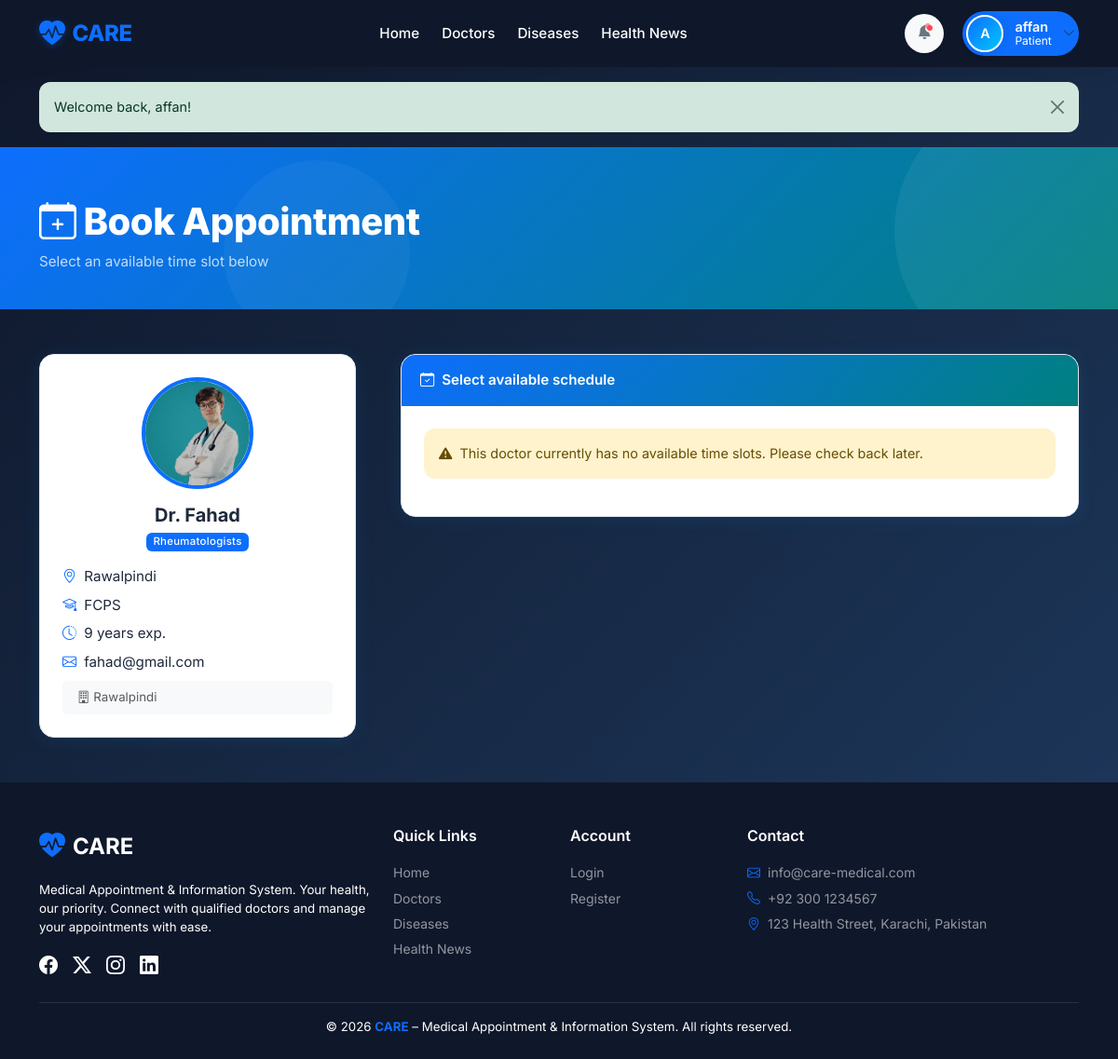
Screenshot of /patient/book_appointment.php?doctor_id=10 (signed in) with the database file from the repository.
### tables this page shows
CREATE TABLE `doctors` (
  `id` int(11) NOT NULL,
  `user_id` int(11) NOT NULL,
  `full_name` varchar(100) NOT NULL,
  `specialization` varchar(100) NOT NULL,
  `qualification` varchar(150) DEFAULT NULL,
  `experience` int(11) DEFAULT NULL,
  `phone` varchar(20) DEFAULT NULL,
  `address` text DEFAULT NULL,
  `city_id` int(11) NOT NULL,
  `profile_image` varchar(255) DEFAULT NULL,
  `created_at` timestamp NOT NULL DEFAULT current_timestamp()
);

CREATE TABLE `cities` (
  `id` int(11) NOT NULL,
  `city_name` varchar(100) NOT NULL,
  `status` enum('active','inactive') DEFAULT 'active',
  `created_at` timestamp NOT NULL DEFAULT current_timestamp()
);

CREATE TABLE `users` (
  `id` int(11) NOT NULL,
  `username` varchar(50) NOT NULL,
  `email` varchar(100) NOT NULL,
  `password` varchar(255) NOT NULL,
  `role` enum('admin','doctor','patient') NOT NULL,
  `status` enum('active','inactive') DEFAULT 'active',
  `created_at` timestamp NOT NULL DEFAULT current_timestamp(),
  `reset_token` varchar(255) DEFAULT NULL,
  `token_expiry` datetime DEFAULT NULL
);

### patient/book_appointment.php (the view, shortened to what this page needs)
<?php
require_once '../config/db.php';
require_once '../includes/auth.php';
$docId = (int)($_GET['doctor_id'] ?? 0);
$doctor = $conn->query("
    SELECT d.*, c.city_name, u.email
    FROM doctors d
    JOIN cities c ON d.city_id = c.id
    JOIN users u ON d.user_id = u.id
    WHERE d.id=$docId AND u.status='active'
")->fetch_assoc();
$groupedSlots = [];
include '../includes/header.php';
?>
<div class="page-hero">
    <div class="container">
        <h1><i class="bi bi-calendar-plus me-2"></i>Book Appointment</h1>
        <p class="mb-0 opacity-75">Select an available time slot below</p>
    </div>
</div>
<div class="container py-5">
    <div class="row g-5">
        <div class="col-lg-4">
            <div class="care-card p-4 text-center sticky-top" style="top:100px;">
                <?php if ($doctor['profile_image']): ?>
                <img src="../uploads/profiles/<?= e($doctor['profile_image']) ?>" class="rounded-circle mb-3" style="width:120px;height:120px;object-fit:cover;border:4px solid var(--care-primary);">
                <?php else: ?>
                <div style="width:120px;height:120px;border-radius:50%;background:var(--care-blue-light);color:var(--care-primary);display:flex;align-items:center;justify-content:center;font-size:3rem;margin:0 auto 1rem;border:4px solid var(--care-primary);">
                    <i class="bi bi-person"></i>
                </div>
                <?php endif; ?>
                <h5 class="fw-bold mb-1"><?= e($doctor['full_name']) ?></h5>
                <span class="badge bg-care mb-3"><?= e($doctor['specialization']) ?></span>
                <ul class="list-unstyled text-start mb-0">
                    <li class="mb-2"><i class="bi bi-geo-alt text-care me-2"></i><?= e($doctor['city_name']) ?></li>
                    <?php if ($doctor['qualification']): ?>
                    <li class="mb-2"><i class="bi bi-mortarboard text-care me-2"></i><?= e($doctor['qualification']) ?></li>
                    <?php endif; ?>
                    <?php if ($doctor['experience']): ?>
                    <li class="mb-2"><i class="bi bi-clock-history text-care me-2"></i><?= $doctor['experience'] ?> years exp.</li>
                    <?php endif; ?>
                    <li><i class="bi bi-envelope text-care me-2"></i><?= e($doctor['email']) ?></li>
                    <?php if ($doctor['address']): ?>
                    <li class="mt-2 text-muted small py-2 px-3 rounded" style="background:#f8f9fa;"><i class="bi bi-building me-1"></i><?= e($doctor['address']) ?></li>
                    <?php endif; ?>
                </ul>
            </div>
        </div>
        <div class="col-lg-8">
            <div class="care-card">
                <div class="card-header"><i class="bi bi-calendar-check me-2"></i>Select available schedule</div>
                <div class="card-body p-4">
                    <form method="POST">
                        <?php if (empty($groupedSlots)): ?>
                        <div class="alert alert-warning">
                            <i class="bi bi-exclamation-triangle-fill me-2"></i>This doctor currently has no available time slots. Please check back later.
                        </div>
                        <?php endif; ?>
                    </form>
                </div>
            </div>
        </div>
    </div>
</div>
<?php include '../includes/footer.php'; ?>

### assets/css/style.css (style rules this page uses)
:root { --care-primary: #0ea5e9; --care-secondary: #0284c7; --care-teal: #0d9488; --care-teal-light: #ccfbf1; --care-blue-light: #e0f2fe; --care-dark: #0f172a; --care-text: #1e293b; --care-muted: #6e748b; --care-border: #e2e8f0; --care-card-bg: #ffffff; --care-bg: #f0f9ff; --navbar-bg: #0f172a; --footer-bg: #0f172a; --shadow-sm: 0 1px 3px rgba(0, 0, 0, .08), 0 1px 2px rgba(0, 0, 0, .06); --shadow-md: 0 4px 6px -1px rgba(0, 0, 0, .1), 0 2px 4px -1px rgba(0, 0, 0, .06); --shadow-lg: 0 10px 15px -3px rgba(0, 0, 0, .1), 0 4px 6px -2px rgba(0, 0, 0, .05); --shadow-card: 0 2px 20px rgba(14, 165, 233, .10); --radius-sm: 0.5rem; --radius-md: 0.75rem; --radius-lg: 1rem; --radius-xl: 1.5rem; --transition: all 0.25s ease; }
*, *::before, *::after { box-sizing: border-box; }
html { scroll-behavior: smooth; }
body { font-family: 'Inter', system-ui, -apple-system, sans-serif; background: linear-gradient(135deg, #0f172a 0%, #1e3a5f 100%); color: var(--care-text); min-height: 100vh; display: flex; flex-direction: column; font-size: 0.95rem; }
.text-care { color: var(--care-primary) !important; }
.bg-care { background: var(--care-primary) !important; }
.care-card { background: var(--care-card-bg); border: 1px solid var(--care-border); border-radius: var(--radius-lg); box-shadow: var(--shadow-card); transition: var(--transition); overflow: hidden; }
.care-card .card-header { background: linear-gradient(135deg, var(--care-primary), var(--care-teal)); color: #fff; border: none; font-weight: 600; padding: 1rem 1.25rem; transition: var(--transition); }
.page-hero { background: linear-gradient(135deg, var(--care-primary), var(--care-teal)); color: #fff; padding: 3.5rem 0 2.5rem; position: relative; overflow: hidden; }
.page-hero::before { content: ''; position: absolute; top: -60px; right: -60px; width: 300px; height: 300px; border-radius: 50%; background: rgba(255, 255, 255, .06); }
.page-hero::after { content: ''; position: absolute; bottom: -40px; left: 20%; width: 200px; height: 200px; border-radius: 50%; background: rgba(255, 255, 255, .04); }
.page-hero .container { position: relative; z-index: 1; }
.page-hero h1 { font-weight: 800; letter-spacing: -0.5px; }
.alert { border-radius: var(--radius-md); border: none; font-size: 0.9rem; }
.badge { font-weight: 500; letter-spacing: 0.3px; }

### assets/css/header.css (style rules this page uses)
:root { --care-primary: #0d6efd; --care-primary-dark: #0a58ca; --care-secondary: #6c757d; --care-teal: #008080; --care-teal-light: #e0f2f2; --care-blue-light: #f0f7ff; --care-white: #ffffff; --care-dark: #212529; --navbar-bg: #0f172a; --care-gray-100: #f8f9fa; --care-gray-200: #e9ecef; --care-shadow: 0 4px 20px rgba(0, 0, 0, 0.08); --care-transition: all 0.3s cubic-bezier(0.4, 0, 0.2, 1); }

### rows the page displays
doctors: profile_image (picture), full_name "Dr. Fahad", specialization "Rheumatologists", city.city_name "Rawalpindi", qualification "FCPS", experience "9", user.email "fahad@gmail.com", address "Rawalpindi"

### other values shown
$initial "A"
$username "affan"
$role "Patient"
$flash['message'] "Welcome back, affan!"
